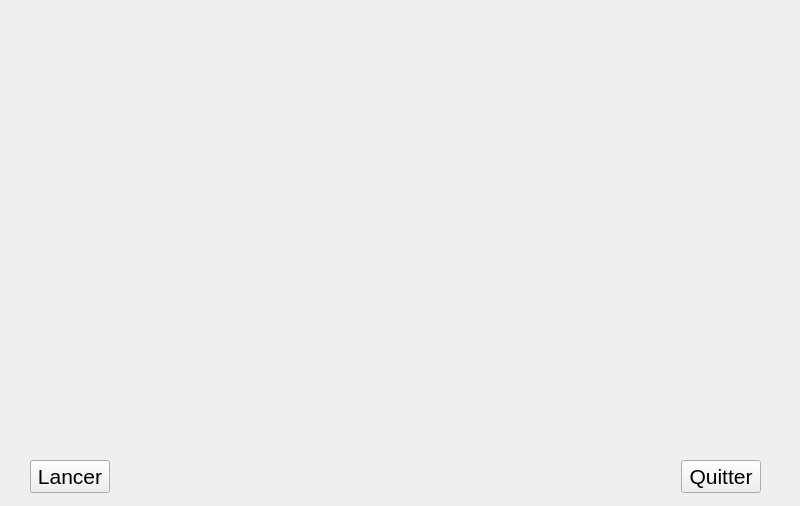
<?xml version="1.0" encoding="UTF-8"?>
<ui version="4.0">
 <class>Widget</class>
 <widget class="QWidget" name="Widget">
  <property name="geometry">
   <rect>
    <x>0</x>
    <y>0</y>
    <width>800</width>
    <height>506</height>
   </rect>
  </property>
  <property name="windowTitle">
   <string>Widget</string>
  </property>
  <widget class="QWidget" name="widgetCourbes" native="true">
   <property name="geometry">
    <rect>
     <x>10</x>
     <y>10</y>
     <width>771</width>
     <height>431</height>
    </rect>
   </property>
  </widget>
  <widget class="QWidget" name="layoutWidget">
   <property name="geometry">
    <rect>
     <x>30</x>
     <y>460</y>
     <width>731</width>
     <height>34</height>
    </rect>
   </property>
   <layout class="QHBoxLayout" name="horizontalLayout">
    <item>
     <widget class="QPushButton" name="pushButton_Lancer">
      <property name="font">
       <font>
        <pointsize>16</pointsize>
       </font>
      </property>
      <property name="text">
       <string>Lancer</string>
      </property>
     </widget>
    </item>
    <item>
     <spacer name="horizontalSpacer">
      <property name="orientation">
       <enum>Qt::Horizontal</enum>
      </property>
      <property name="sizeHint" stdset="0">
       <size>
        <width>40</width>
        <height>20</height>
       </size>
      </property>
     </spacer>
    </item>
    <item>
     <widget class="QPushButton" name="pushButton_Quitter">
      <property name="font">
       <font>
        <pointsize>16</pointsize>
       </font>
      </property>
      <property name="text">
       <string>Quitter</string>
      </property>
     </widget>
    </item>
   </layout>
  </widget>
 </widget>
 <resources/>
 <connections/>
</ui>
